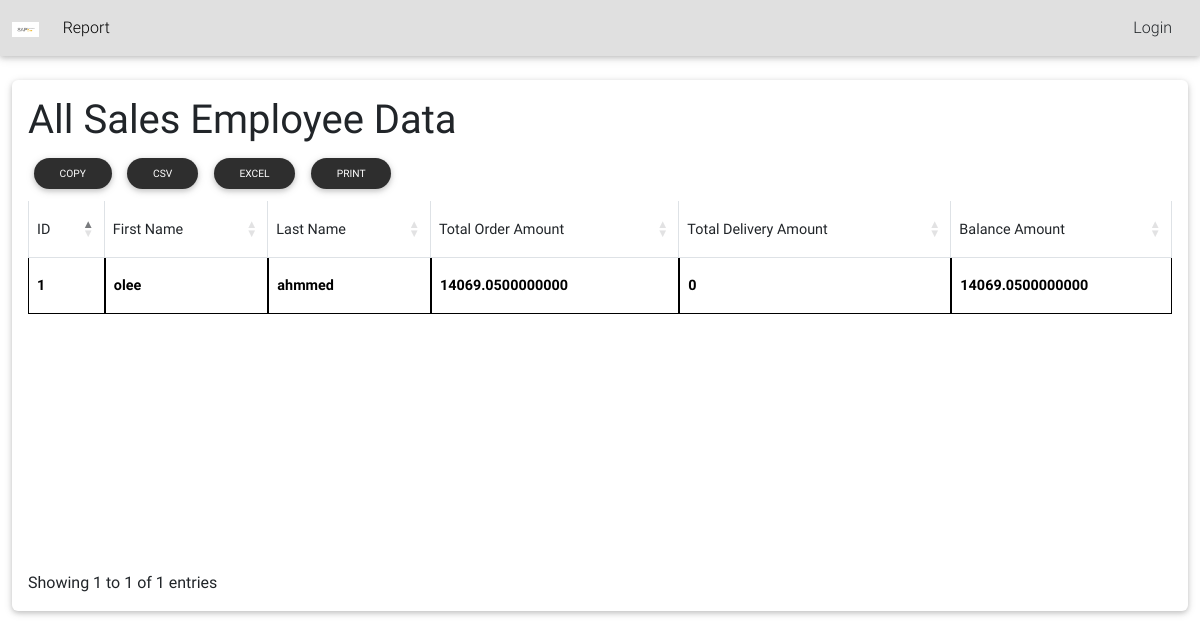
The page /report/Marketing/all_sales_employee_data/ on the database as committed earlier.
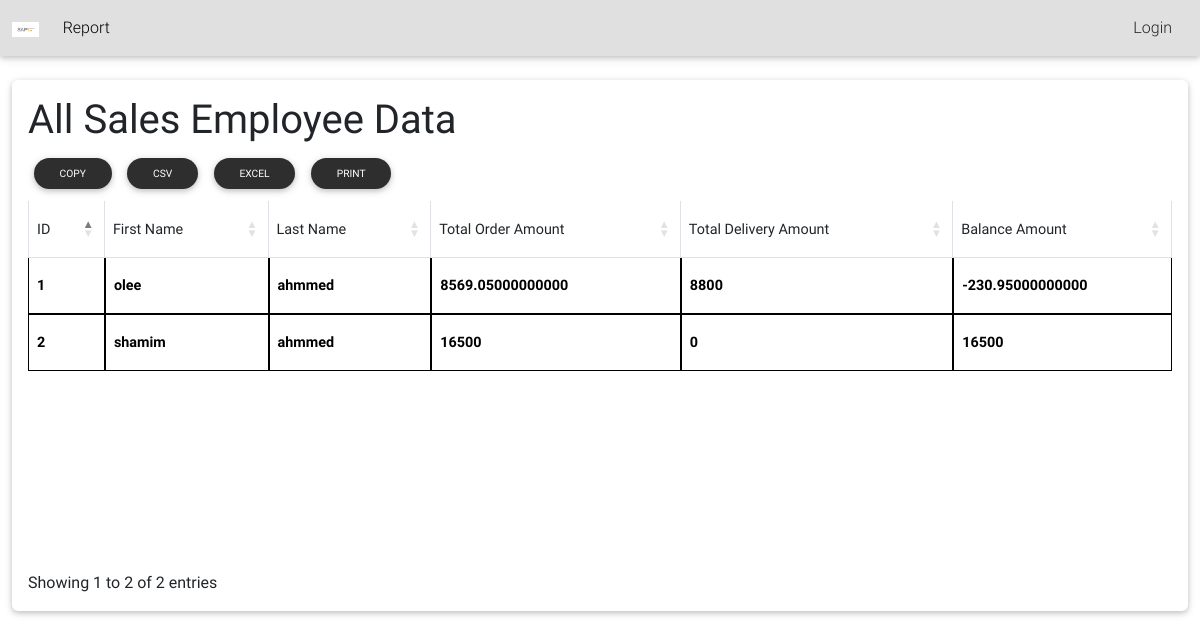
The same page on the database as committed later.
### Sales/models.py (models this page shows, shortened)
class SalesEmployee(models.Model):
    first_name = models.CharField(max_length=100)
    last_name = models.CharField(max_length=100)
    email = models.EmailField(unique=True)
    phone_number = models.CharField(max_length=15)
    hire_date = models.DateField()
    active = models.BooleanField(default=False)  # New field for active status

### Report/salesemployeeviews.py (the view)
# urls.py: path('Marketing/all_sales_employee_data/', salesemployeeviews.all_sales_employee_data, name='all_sales_employee_data'),
def all_sales_employee_data(request):
    sales_employees = SalesEmployee.objects.all()
    for sales_employee in sales_employees:
        sales_employee.total_order_amount = SalesOrderInfo.objects.filter(sales_employee=sales_employee).aggregate(total_amount=Sum('totalAmount'))['total_amount'] or 0
        sales_employee.total_delivery_amount = DeliveryInfo.objects.filter(sales_employee=sales_employee).aggregate(total_amount=Sum('totalAmount'))['total_amount'] or 0
        sales_employee.balance_amount = sales_employee.total_order_amount - sales_employee.total_delivery_amount
    return render(request, 'salesEmployee/all_sales_employee_data.html', {'sales_employees': sales_employees})

### Report/templates/salesEmployee/all_sales_employee_data.html
{% extends 'basereport.html' %}
{% load static %}
{% block content %}
<section class="section card mb-5">
    <div class="card-body">
    <h1>All Sales Employee Data</h1>
    <table  id="itemsTable" class="table table-bordered">
        <thead>
            <tr>
                <th>ID</th>
                <th>First Name</th>
                <th>Last Name</th>
                <th>Total Order Amount</th>
                <th>Total Delivery Amount</th>
                <th>Balance Amount</th>
            </tr>
        </thead>
        <tbody>
            {% for sales_employee in sales_employees %}
                <tr>
                    <td>{{ sales_employee.id }}</td>
                    <td>{{ sales_employee.first_name }}</td>
                    <td>{{ sales_employee.last_name }}</td>
                    <td>{{ sales_employee.total_order_amount }}</td>
                    <td>{{ sales_employee.total_delivery_amount }}</td>
                    <td>{{ sales_employee.balance_amount }}</td>
                </tr>
            {% endfor %}
        </tbody>
    </table>
{% endblock %}

Rows that differ between the two databases and show on the page:
computed for SalesEmployee "olee": total_order_amount "14069.0500000000" → "8569.05000000000"; total_delivery_amount "0" → "8800"; balance_amount "14069.0500000000" → "-230.95000000000"
added SalesEmployee: id "2", first_name "shamim", last_name "ahmmed", total_order_amount "16500", total_delivery_amount "0", balance_amount "16500"
Other text that changed with them:
text written by a page script: "COPY CSV EXCEL PRINT Showing 1 to 1 of 1 entries" → "COPY CSV EXCEL PRINT Showing 1 to 2 of 2 entries"
